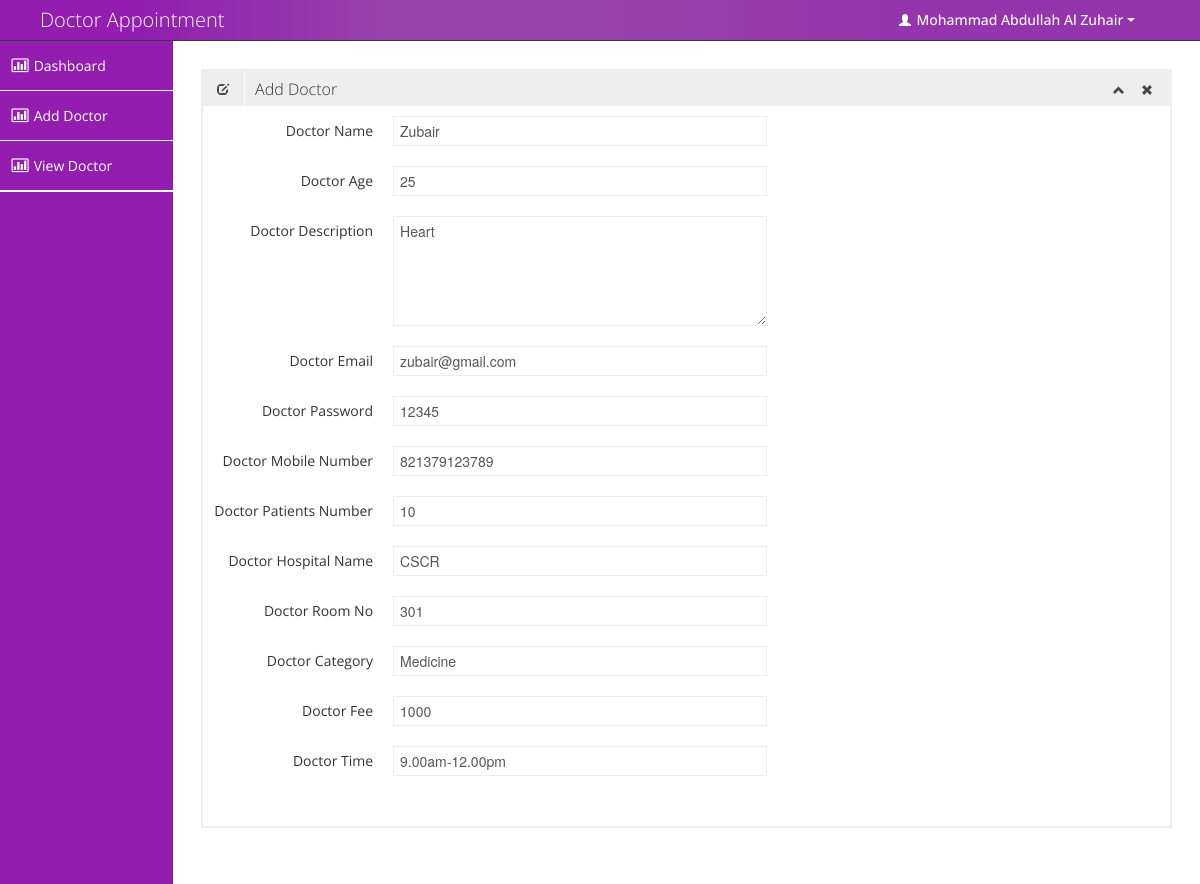
The app's page /main/view_drorctor_info.php?doctorId=8 (signed in) with its own data.
### tables this page shows
CREATE TABLE `tbl_doctor` (
  `doctorId` int(11) NOT NULL,
  `doctorName` varchar(255) NOT NULL,
  `doctorAge` int(11) NOT NULL,
  `doctorDescription` text NOT NULL,
  `doctorEmail` varchar(255) NOT NULL,
  `doctorPassword` varchar(255) NOT NULL,
  `doctorMobileNumber` varchar(30) NOT NULL,
  `doctorPatientsNumber` int(11) NOT NULL,
  `doctorHospitalName` varchar(255) NOT NULL,
  `doctorRoomNo` varchar(100) NOT NULL,
  `doctorCategory` varchar(255) NOT NULL,
  `doctorFee` int(11) NOT NULL,
  `doctorTime` varchar(100) NOT NULL
);

### main/view_drorctor_info.php (the view)
<?php include 'includes/header.php' ?>
<?php include 'connect.php' ?>
<?php
$doctorId=$_GET['doctorId'];
$sql = "SELECT * FROM tbl_doctor WHERE doctorId=$doctorId";
if (mysqli_query($conn, $sql)) {
    $query_result = mysqli_query($conn, $sql);
    $doctor_info = mysqli_fetch_assoc($query_result);
} else {
    die("Query problem" . mysqli_error($conn));
}
?>
<div class="row-fluid sortable">
    <div class="box span12">
        <div class="box-header" data-original-title>
            <h2><i class="halflings-icon edit"></i><span class="break"></span>Add Doctor</h2>
            <div class="box-icon">
                <a href="#" class="btn-minimize"><i class="halflings-icon chevron-up"></i></a>
                <a href="#" class="btn-close"><i class="halflings-icon remove"></i></a>
            </div>
        </div>
        <div class="box-content">
            <form class="form-horizontal" >
                <fieldset>
                    <div class="control-group">
                        <label class="control-label" >Doctor Name </label>
                        <div class="controls">
                            <input type="text"  value="<?php echo $doctor_info['doctorName'];?>" name="doctorName" class="span6"  >
                        </div>
                    </div>
                    <div class="control-group">
                        <label class="control-label" >Doctor Age </label>
                        <div class="controls">
                            <input type="number"  value="<?php echo $doctor_info['doctorAge'];?>" name="doctorAge" class="span6"  >
                        </div>
                    </div>
                    <div class="control-group hidden-phone">
                        <label class="control-label" for="textarea2">Doctor Description</label>
                        <div class="controls">
                            <textarea  name="doctorDescription"  rows="5" class="span6"><?php echo $doctor_info['doctorDescription'];?></textarea>
                        </div>
                    </div>
                    <div class="control-group">
                        <label class="control-label" >Doctor Email </label>
                        <div class="controls">
                            <input type="text" value="<?php echo $doctor_info['doctorEmail'];?>" name="doctorEmail" class="span6"  >
                        </div>
                    </div>
                    <div class="control-group">
                        <label class="control-label" >Doctor Password </label>
                        <div class="controls">
                            <input type="text" value="<?php echo $doctor_info['doctorPassword'];?>" name="doctorPassword" class="span6"  >
                        </div>
                    </div>
                    <div class="control-group">
                        <label class="control-label" >Doctor Mobile Number </label>
                        <div class="controls">
                            <input type="text" value="<?php echo $doctor_info['doctorMobileNumber'];?>" name="doctorMobileNumber" class="span6"  >
                        </div>
                    </div>
                    <div class="control-group">
                        <label class="control-label" >Doctor Patients Number </label>
                        <div class="controls">
                            <input type="number" value="<?php echo $doctor_info['doctorPatientsNumber'];?>" name="doctorPatientsNumber" class="span6"  >
                        </div>
                    </div>
                    <div class="control-group">
                        <label class="control-label" >Doctor Hospital Name</label>
                        <div class="controls">
                            <input type="text" value="<?php echo $doctor_info['doctorHospitalName'];?>" name="doctorHospitalName" class="span6"  >
                        </div>
                    </div>
                    <div class="control-group">
                        <label class="control-label" >Doctor Room No </label>
                        <div class="controls">
                            <input type="text" value="<?php echo $doctor_info['doctorRoomNo'];?>" name="doctorRoomNo" class="span6"  >
                        </div>
                    </div>
                    <div class="control-group">
                        <label class="control-label" >Doctor Category </label>
                        <div class="controls">
                            <input type="text" value="<?php echo $doctor_info['doctorCategory'];?>" name="doctorCategory" class="span6"  >
                        </div>
                    </div>
                    <div class="control-group">
                        <label class="control-label" >Doctor Fee </label>
                        <div class="controls">
                            <input type="number" value="<?php echo $doctor_info['doctorFee'];?>" name="doctorFee" class="span6"  >
                        </div>
                    </div>
                    <div class="control-group">
                        <label class="control-label" >Doctor Time </label>
                        <div class="controls">
                            <input type="text" value="<?php echo $doctor_info['doctorTime'];?>" name="doctorTime" class="span6"  >
                        </div>
                    </div>
                </fieldset>
            </form>
        </div>
    </div>
</div>
<?php include 'includes/footer.php' ?>

### main/css/style.css (style rules this page uses)
body { background: #F5F5F5; color: #333; border: none; font-family: 'Open Sans', sans-serif; font-weight: 400; }
a { color: #646464; }
h2 { font-size: 16px; line-height: 16px; }
.box { border: 2px solid #eee; background: #fff !important; margin-bottom: 28px; }
.box-header { height: 16px; font-size: 16px; line-height: 16px; padding: 10px; background: #eee; -webkit-box-shadow: none; -moz-box-shadow: none; box-shadow: none; overflow: hidden; }
.box-header h2 { float:left; margin-top: 0px; font-weight: 300; }
.box-header h2 i { margin: 0px 3px 0px 4px; opacity: .8; filter: alpha(opacity=80); -ms-filter:"progid:DXImageTransform.Microsoft.Alpha(Opacity=80)"; }
.box-header .box-icon { float:right; margin-top: 1px; }
.box-header .box-icon i { -webkit-transition: all 0.1s ease-in-out; -moz-transition: all 0.1s ease-in-out; -o-transition: all 0.1s ease-in-out; -ms-transition: all 0.1s ease-in-out; transition: all 0.1s ease-in-out; opacity: .8; filter: alpha(opacity=80); -ms-filter:"progid:DXImageTransform.Microsoft.Alpha(Opacity=80)"; }
.box-header .box-icon a { margin: 0px 5px; }
.box-content { position: relative; z-index: 50; margin-top: -1px; padding: 10px; background: #fff !important; }

### main/css/halflings.css (style rules this page uses)
html, html .halflings { -webkit-font-smoothing: antialiased !important; }
.halflings-icon { display: inline-block; width: 14px; height: 14px; line-height: 14px; vertical-align: text-top; background-image: url(../img/glyphicons_halflings.svg); background-position: 0 0; background-repeat: no-repeat; vertical-align: top; *display: inline; *zoom: 1; *margin-right: .3em; }
.halflings-icon.remove { background-position: -312px 0; }
.halflings-icon.edit { background-position: -96px -72px; }
.halflings-icon.chevron-up { background-position: -288px -120px; }

### records on screen
tbl_doctor: doctorName "Zubair", doctorAge "25", doctorDescription "Heart", doctorEmail "zubair@gmail.com", doctorPassword "12345", doctorMobileNumber "821379123789", doctorPatientsNumber "10", doctorHospitalName "CSCR", doctorRoomNo "301", doctorCategory "Medicine", doctorFee "1000", doctorTime "9.00am-12.00pm"

### other values on screen
$_SESSION['adminName'] "Mohammad Abdullah Al Zuhair"
